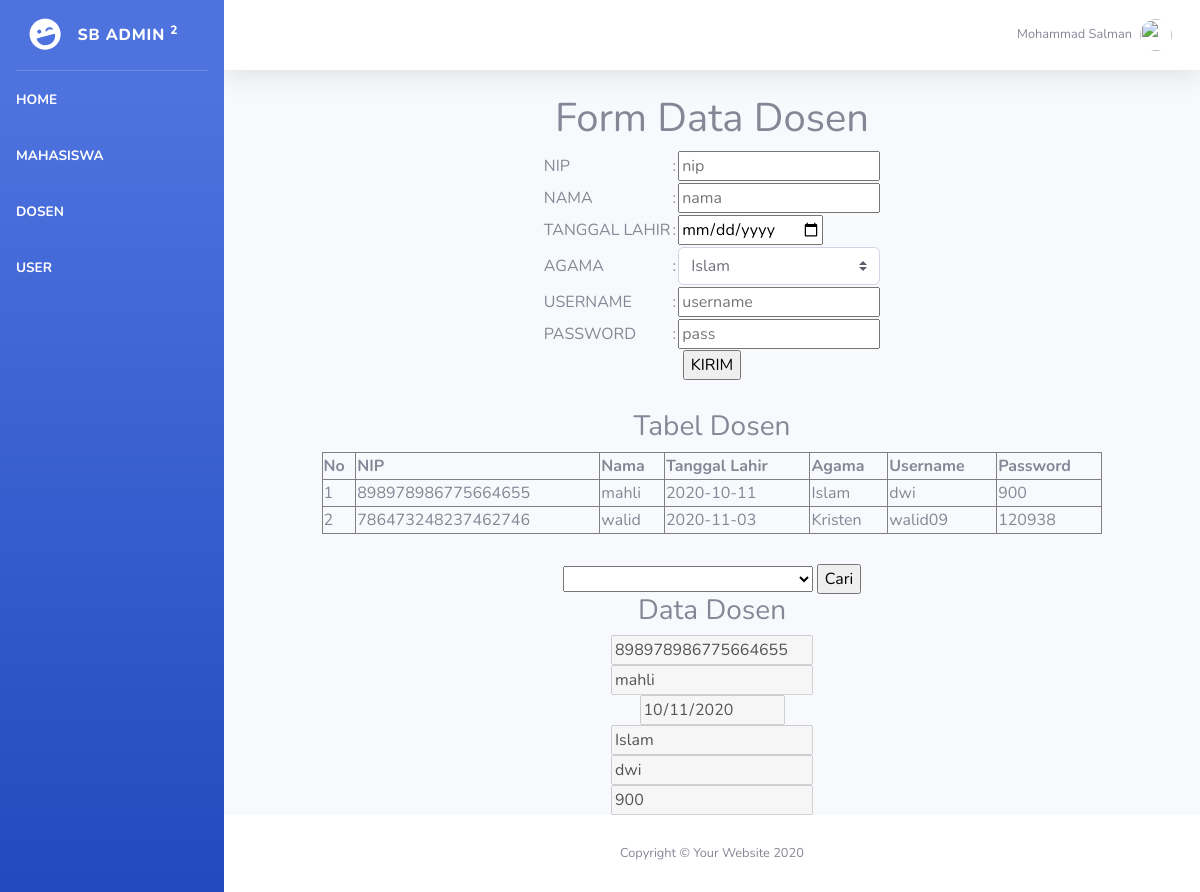
/web_bootstrap_mohammad_salman_tugas/dosen.php?nip=898978986775664655, run on the app's committed database.
### tables this page shows
CREATE TABLE `dosen` (
  `nip` varchar(18) NOT NULL,
  `nama` varchar(50) NOT NULL,
  `tanggal_lahir` date NOT NULL,
  `agama` varchar(20) NOT NULL,
  `username` varchar(30) NOT NULL,
  `password` varchar(30) NOT NULL
);

### web_bootstrap_mohammad_salman_tugas/dosen.php (the view, shortened to what this page needs)
<?php
include_once("config.php");
$result = mysqli_query($mysqli, "SELECT * FROM dosen ORDER BY nip DESC");
?>
<!DOCTYPE html>
<html lang="en">
<head>
  <link href="vendor/fontawesome-free/css/all.min.css" rel="stylesheet" type="text/css">
  <link href="css/sb-admin-2.min.css" rel="stylesheet">
</head>
<body id="page-top">
  <div id="wrapper">
    <?php include "./sidebar.php"?>
    <div id="content-wrapper" class="d-flex flex-column">
      <div id="content">
        <nav class="navbar navbar-expand navbar-light bg-white topbar mb-4 static-top shadow">
          <ul class="navbar-nav ml-auto">
            <li class="nav-item dropdown no-arrow">
              <a class="nav-link dropdown-toggle" href="#" id="userDropdown" role="button" data-toggle="dropdown" aria-haspopup="true" aria-expanded="false">
                <span class="mr-2 d-none d-lg-inline text-gray-600 small">Mohammad Salman</span>
                <img class="img-profile rounded-circle" src="https://source.unsplash.com/QAB-WJcbgJk/60x60">
              </a>
            </li>
          </ul>
        </nav>
      <center>
  <h1>Form Data Dosen</h1>
  <form action="simpand.php" method="POST">
    <table>
      <tr>
        <td>NIP</td>
        <td>:</td>
        <td><input type="text" name="ta" placeholder="nip" onKeyDown="textCounter(this.form.ta,this.form.countDisplay);" onKeyUp="textCounter(this.form.ta,this.form.countDisplay);"></td>
      </tr>
      <tr>
        <td>NAMA</td>
        <td>:</td>
        <td><input type="text" name="nama" placeholder="nama" onkeypress="return huruf(event)" onkeydown="return namafungsi(event)"></td>
      </tr>
      <tr>
        <td>TANGGAL LAHIR</td>
        <td>:</td>
        <td><input type="date" name="tgl_lahir"></td>
      </tr>
      <tr>
        <td>AGAMA</td>
        <td>:</td>
        <td><select class="custom-select" name="agama">
                <option value="Islam">Islam</option>
            </select>
        </td>
      </tr>
      <tr>
        <td>USERNAME</td>
        <td>:</td>
        <td><input type="text" name="username" placeholder="username"></td>
      </tr>
      <tr>
        <td>PASSWORD</td>
        <td>:</td>
        <td><input type="password" name="password" placeholder="pass"></td>
      </tr>
    </table>
    <center><input type="submit" name="" value="KIRIM"></center>
    <h3 style="margin-top: 30px;">Tabel Dosen</h3>
    <table width='80%' border=1>
    <tr>
       <th>No</th> <th>NIP</th> <th>Nama</th> <th>Tanggal Lahir</th> <th>Agama</th> <th>Username</th> <th>Password</th>
    </tr>
    <?php
    $no=1;
    while($user_data = mysqli_fetch_array($result)) {
        echo "<tr>";
        echo "<td>".$no++."</td>";
        echo "<td>".$user_data['nip']."</td>";
        echo "<td>".$user_data['nama']."</td>";
        echo "<td>".$user_data['tanggal_lahir']."</td>";
        echo "<td>".$user_data['agama']."</td>";
        echo "<td>".$user_data['username']."</td>";
        echo "<td>".$user_data['password']."</td>";
    }
    ?>
    </table>
  </form>
  <form>
    <div style="margin-top: 30px;">
    <form method="GET">
      <select name="nip">
        <option value=""></option>
          <?php
            $result = mysqli_query($mysqli,"SELECT * FROM dosen");
            while($user_data = mysqli_fetch_array($result)){
              ?>
                <option value="<?=$user_data['nip']?>"><?=$user_data['nip']." - ".$user_data['nama']?></option>
          <?php
        }
       ?>
      </select>
      <input type="submit" value="Cari">
    </form>
    <?php
      if (isset($_GET['nip'])) {
        if ($_GET['nip']!="") {
          $result = mysqli_query($mysqli,"SELECT * FROM dosen WHERE nip='".$_GET['nip']."'");
          $user_data = mysqli_fetch_assoc($result);
          ?>
          <form>
          <h3>Data Dosen</h3>
            <input type="text" name="nip" placeholder="nip" disabled value="<?=$user_data['nip']?>"><br>
            <input type="text" name="nama" placeholder="nama" disabled value="<?=$user_data['nama']?>"><br>
            <input type="date" name="tgl_lahir" placeholder="tgl" disabled value="<?=$user_data['tanggal_lahir']?>"><br>
            <input type="text" name="agama" placeholder="agama" disabled value="<?=$user_data['agama']?>"><br>
            <input type="text" name="username" placeholder="username" disabled value="<?=$user_data['username']?>"><br>
            <input type="text" name="password" placeholder="alamat" disabled value="<?=$user_data['password']?>"><br>
          </form>
          <?php
        }else{
          echo "Oops nip harus di isi";
        }
      }
     ?>
  </div>
      <footer class="sticky-footer bg-white">
        <div class="container my-auto">
          <div class="copyright text-center my-auto">
            <span>Copyright &copy; Your Website 2020</span>
          </div>
        </div>
      </footer>
    </div>
  </div>
</body>
</html>

### data on the page
dosen: nip "898978986775664655", nama "mahli", tanggal_lahir "2020-10-11", agama "Islam", username "dwi", password "900", tgl_lahir "10/11/2020"
dosen: nip "786473248237462746", nama "walid", tanggal_lahir "2020-11-03", agama "Kristen", username "walid09", password "120938"
